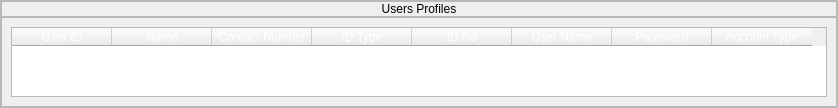
                  <widget class="QFrame" name="frame_147">
                   <property name="sizePolicy">
                    <sizepolicy hsizetype="Expanding" vsizetype="Preferred">
                     <horstretch>0</horstretch>
                     <verstretch>0</verstretch>
                    </sizepolicy>
                   </property>
                   <property name="frameShape">
                    <enum>QFrame::StyledPanel</enum>
                   </property>
                   <property name="frameShadow">
                    <enum>QFrame::Sunken</enum>
                   </property>
                   <layout class="QVBoxLayout" name="verticalLayout_111">
                    <property name="spacing">
                     <number>0</number>
                    </property>
                    <property name="leftMargin">
                     <number>0</number>
                    </property>
                    <property name="topMargin">
                     <number>0</number>
                    </property>
                    <property name="rightMargin">
                     <number>0</number>
                    </property>
                    <property name="bottomMargin">
                     <number>0</number>
                    </property>
                    <item alignment="Qt::AlignTop">
                     <widget class="QFrame" name="frame_148">
                      <property name="frameShape">
                       <enum>QFrame::StyledPanel</enum>
                      </property>
                      <property name="frameShadow">
                       <enum>QFrame::Raised</enum>
                      </property>
                      <layout class="QVBoxLayout" name="verticalLayout_112">
                       <property name="spacing">
                        <number>0</number>
                       </property>
                       <property name="leftMargin">
                        <number>0</number>
                       </property>
                       <property name="topMargin">
                        <number>0</number>
                       </property>
                       <property name="rightMargin">
                        <number>0</number>
                       </property>
                       <property name="bottomMargin">
                        <number>0</number>
                       </property>
                       <item>
                        <widget class="QLabel" name="label_69">
                         <property name="styleSheet">
                          <string notr="true">font: 16pt &quot;Century Gothic&quot;;</string>
                         </property>
                         <property name="text">
                          <string>Users Profiles</string>
                         </property>
                         <property name="alignment">
                          <set>Qt::AlignCenter</set>
                         </property>
                        </widget>
                       </item>
                      </layout>
                     </widget>
                    </item>
                    <item>
                     <widget class="QFrame" name="frame_149">
                      <property name="sizePolicy">
                       <sizepolicy hsizetype="Preferred" vsizetype="Expanding">
                        <horstretch>0</horstretch>
                        <verstretch>0</verstretch>
                       </sizepolicy>
                      </property>
                      <property name="frameShape">
                       <enum>QFrame::StyledPanel</enum>
                      </property>
                      <property name="frameShadow">
                       <enum>QFrame::Sunken</enum>
                      </property>
                      <layout class="QHBoxLayout" name="horizontalLayout_52">
                       <item>
                        <widget class="QTableWidget" name="tableWidget_5">
                         <property name="styleSheet">
                          <string notr="true">font: 10pt &quot;Century Gothic&quot;;
color: rgb(255, 255, 255);
</string>
                         </property>
                         <property name="sizeAdjustPolicy">
                          <enum>QAbstractScrollArea::AdjustToContents</enum>
                         </property>
                         <property name="sortingEnabled">
                          <bool>false</bool>
                         </property>
                         <column>
                          <property name="text">
                           <string>User ID</string>
                          </property>
                         </column>
                         <column>
                          <property name="text">
                           <string>Name</string>
                          </property>
                         </column>
                         <column>
                          <property name="text">
                           <string>Contact Number</string>
                          </property>
                         </column>
                         <column>
                          <property name="text">
                           <string>ID Type</string>
                          </property>
                         </column>
                         <column>
                          <property name="text">
                           <string>ID No</string>
                          </property>
                         </column>
                         <column>
                          <property name="text">
                           <string>User Name</string>
                          </property>
                         </column>
                         <column>
                          <property name="text">
                           <string>Password</string>
                          </property>
                         </column>
                         <column>
                          <property name="text">
                           <string>Account Type</string>
                          </property>
                         </column>
                        </widget>
                       </item>
                      </layout>
                     </widget>
                    </item>
                   </layout>
                  </widget>
